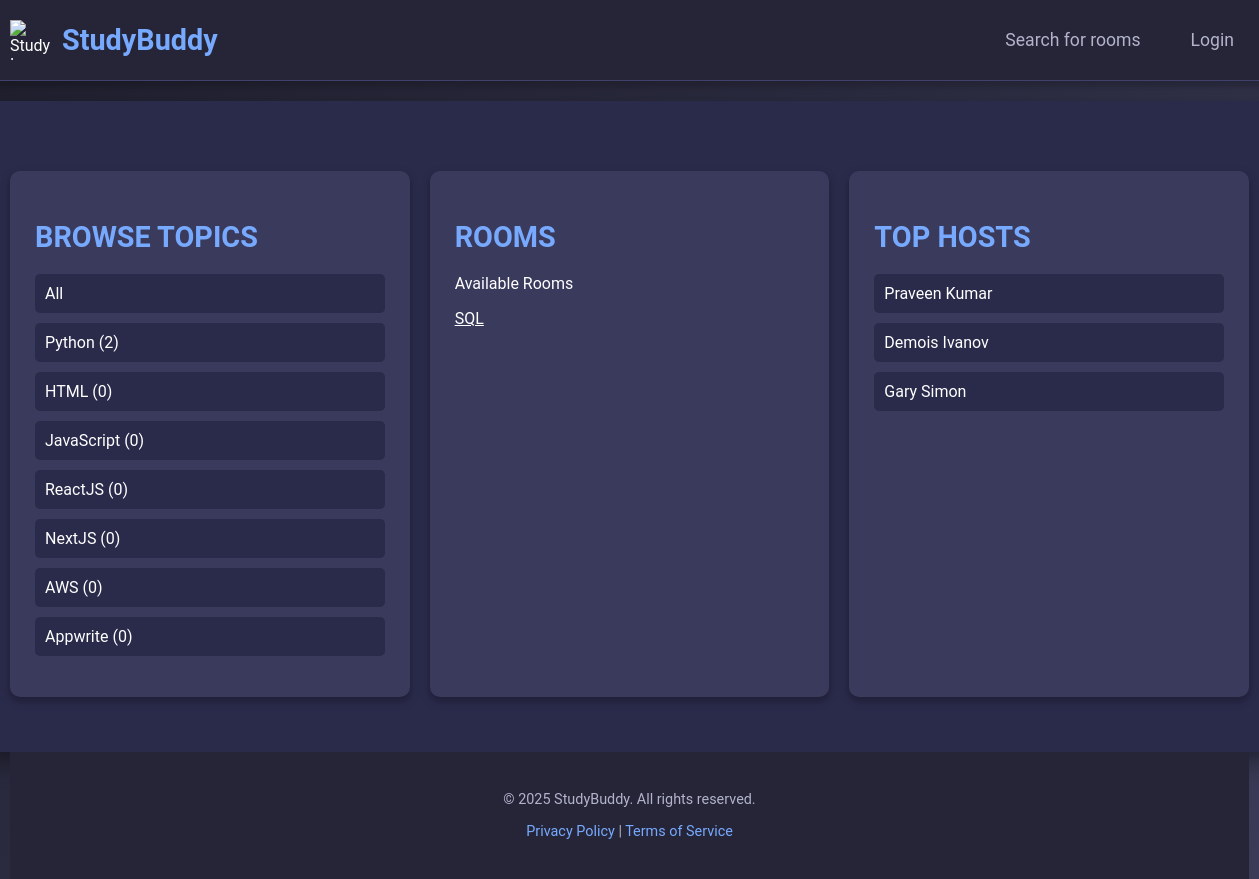
Page / (signed in) on the earlier database version.
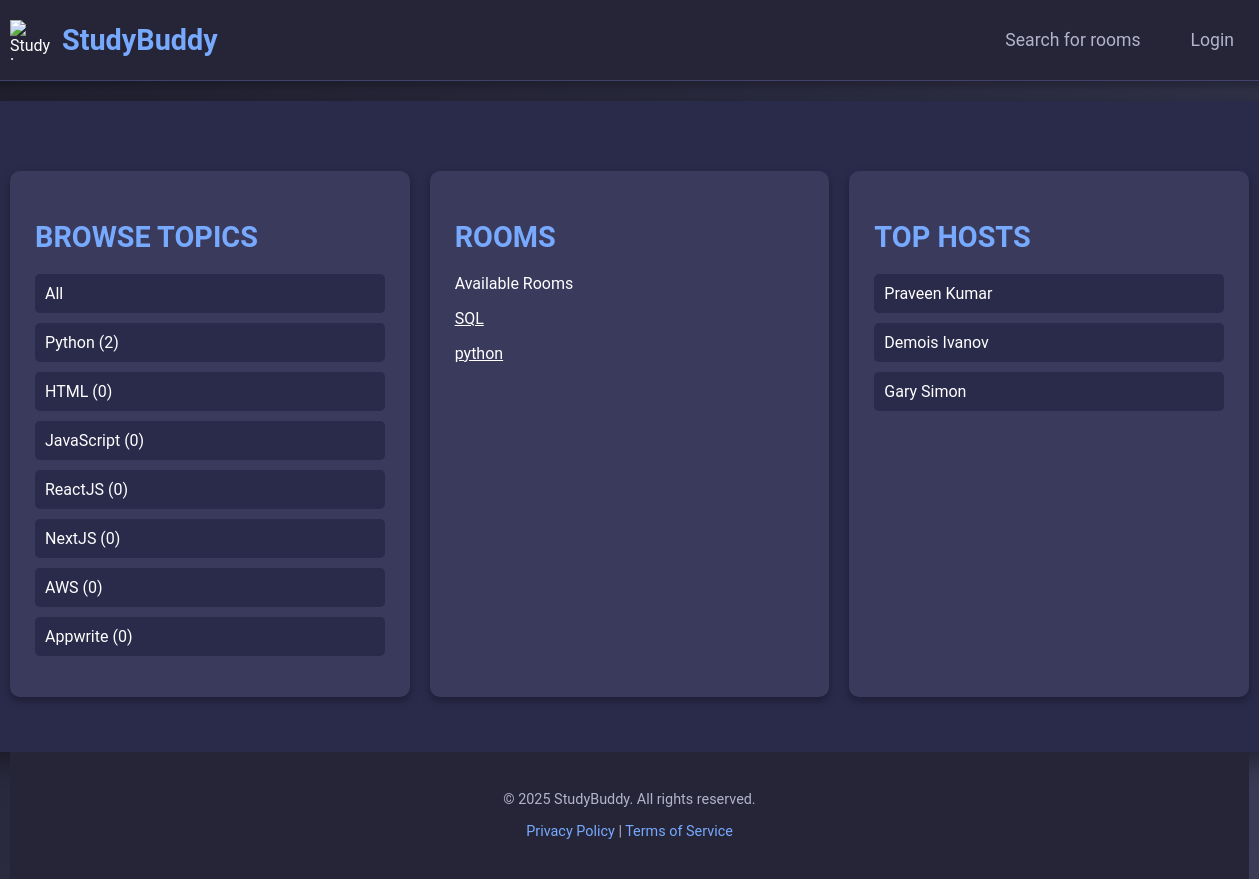
Same page on the later database version.
### clients/models.py (models this page shows, shortened)
class Room(models.Model):
    roomid=models.AutoField(primary_key=True)
    name=models.CharField(max_length=50)
    roomdescription=models.TextField()
    updatetime=models.DateTimeField(auto_now=True,null=True)
    createdtime=models.DateTimeField(auto_now_add=True)
    clientid=models.ForeignKey(registration,on_delete=models.CASCADE)
    capacity = models.IntegerField(null=True, blank=True)
    participants=models.ManyToManyField(registration,related_name='participants')
    def __str__(self):
        return self.name

### clients/views.py (the view)
# urls.py: path('',views.home,name="home"),
def home(request):
    if not request.session.get("id"):
        return redirect('login')
    croom=Room.objects.filter(clientid=request.session.get("id"))
    print(croom)
    return render(request, "clients/home.html", {'rooms': croom})

### clients/templates/clients/home.html (shortened to what this page needs)
<!DOCTYPE html>
<html lang="en">
<head>
</head>
<body>
    <div class="header">
        <div class="logo">
            <img src="logo.png" alt="StudyBuddy Logo">
            <span>StudyBuddy</span>
        </div>
        <nav>
            <a href="#">Search for rooms</a>
            <a href="{% url "login" %}">Login</a>
        </nav>
    </div>
    <div class="container">
        <div class="grid-container">
            <div class="section">
                <h2>BROWSE TOPICS</h2>
                <ul>
                    <li>All</li>
                    <li>Python (2)</li>
                    <li>HTML (0)</li>
                    <li>JavaScript (0)</li>
                    <li>ReactJS (0)</li>
                    <li>NextJS (0)</li>
                    <li>AWS (0)</li>
                    <li>Appwrite (0)</li>
                </ul>
            </div>
            <div class="section">
                <h2>ROOMS</h2>
                <p>Available Rooms</p>
                <div>
                    {% for room in rooms %}
                        <a href="{% url 'roomdetail' room.roomid %}"style="color:white"><p>{{ room.name }}</p></a>
                    {% empty %}
                        <p><strong>No rooms available.</strong></p>
                    {% endfor %}
                </div>
            </div>
            <div class="section">
                <h2>TOP HOSTS</h2>
                <ul>
                    <li>Praveen Kumar</li>
                    <li>Demois Ivanov</li>
                    <li>Gary Simon</li>
                </ul>
            </div>
        </div>
    </div>
    <div class="footer">
        <p>&copy; 2025 StudyBuddy. All rights reserved.</p>
        <p>
            <a href="#">Privacy Policy</a> | <a href="#">Terms of Service</a>
        </p>
    </div>
</body>
</html>

Differences in the rows shown:
added Room: name "python"
